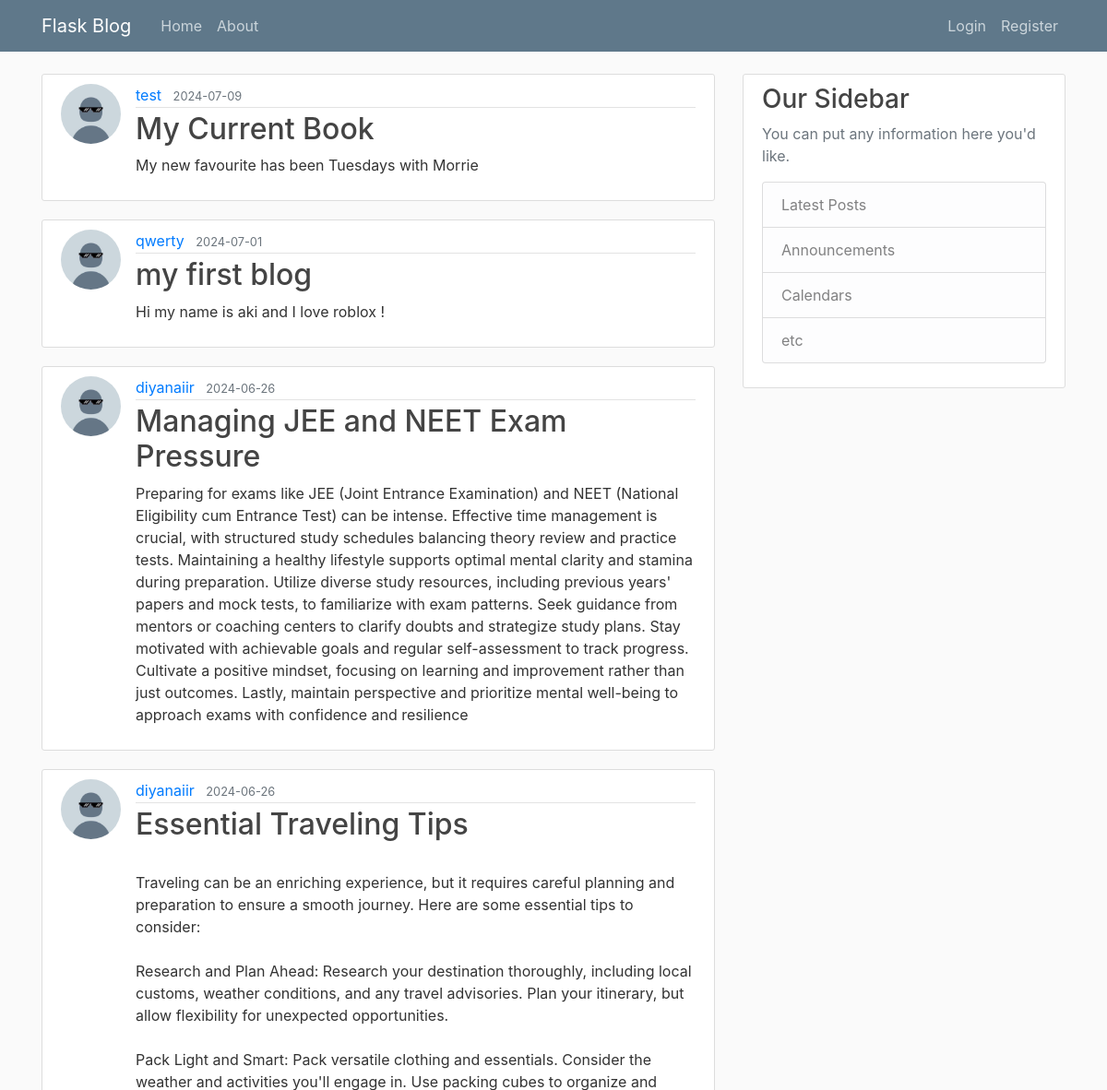
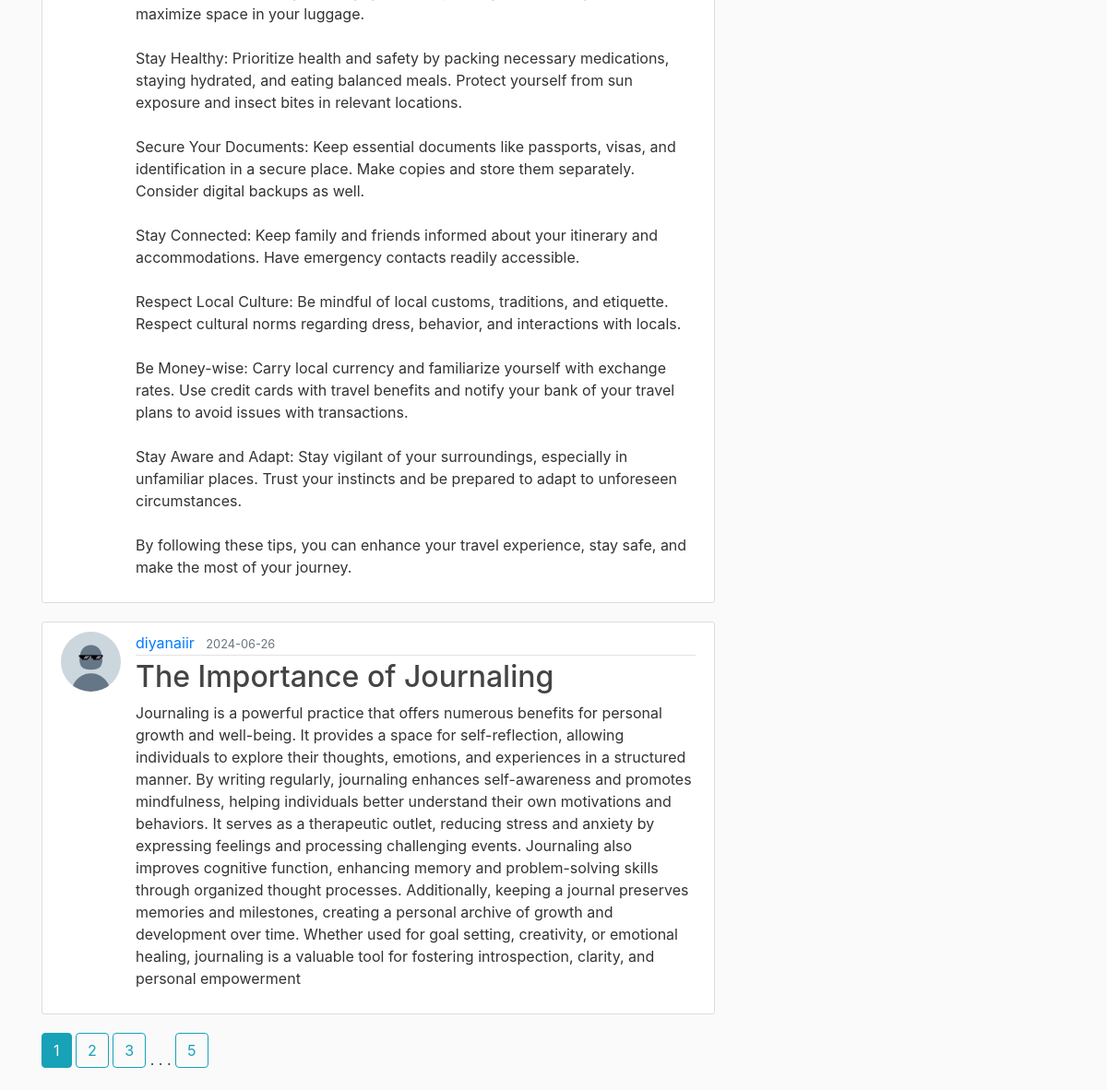
The page /home on the database its author committed (2 pictures, top to bottom).
### flaskblog/models.py (models this page shows, shortened)
class Post(db.Model):
    id =db.Column(db.Integer, primary_key=True)
    title =db.Column(db.String(100), nullable=False)
    date_posted = db.Column(db.DateTime,nullable=False,default=lambda: datetime.now(pytz.utc))
    content =db.Column(db.Text,nullable=False)
    user_id = db.Column(db.Integer,db.ForeignKey('user.id'),nullable=False)

class User(db.Model, UserMixin):
    id = db.Column(db.Integer, primary_key=True)
    username = db.Column(db.String(20), unique=True,nullable=False)
    email = db.Column(db.String(120), unique=True,nullable=False)
    image_file = db.Column(db.String(20),nullable=False, default = 'default.jpg') #we will later hash the images files
    password= db.Column(db.String(60), nullable=False)
    posts=db.relationship('Post',backref='author', lazy=True) #posts attribute has a relationship to the Post model, backref helps to provide the user who wrote the post, 'lazy' sql alchemy loads the data in one go

### flaskblog/main/routes.py (the view)
@main.route("/")
@main.route("/home")
def home():
    page = request.args.get('page',1,type=int) #to grab the page we want
    posts=Post.query.order_by(Post.date_posted.desc()).paginate(page= page, per_page=5)
    return render_template('home.html',posts1=posts) #no title is passed hence default used

### flaskblog/templates/home.html
{% extends "layouts.html" %}
{% block content %}
{% for post in posts1.items%}
<article class="media content-section">
  <img class="rounded-circle article-img" src="{{url_for('static', filename='profile_pics/'+ post.author.image_file) }}">
  <div class="media-body">
      <div class="article-metadata">
        <a class="mr-2" href="{{ url_for('users.user_posts', username=post.author.username)}}">{{ post.author.username }}</a>
        <small class="text-muted">{{ post.date_posted.strftime('%Y-%m-%d') }}</small>
      </div>
      <h2><a class="article-title" href="{{url_for('posts.post', post_id=post.id) }}">{{ post.title }}</a></h2>
      <p class="article-content">{{ post.content }}</p>
    </div>
  </article>
    {% endfor %}
  {% for page_num in posts1.iter_pages(left_edge=1,right_edge=1, left_current=1, right_current=2) %}
    {% if page_num %}
      {% if posts1.page==page_num %}
        <a class="btn btn-info mb-4 " href ="{{url_for('main.home',page=page_num)}}">{{ page_num }} </a>
      {% else %}
        <a class="btn btn-outline-info mb-4 " href ="{{url_for('main.home',page=page_num)}}">{{ page_num }} </a>
      {% endif %}
    {% else %}
        . . .
    {% endif %}
  {% endfor %}
{% endblock content %}

### flaskblog/static/main.css (style rules this page uses)
body { background: #fafafa; color: #333333; margin-top: 5rem; }
h1, h2, h3, h4, h5, h6 { color: #444444; }
.content-section { background: #ffffff; padding: 10px 20px; border: 1px solid #dddddd; border-radius: 3px; margin-bottom: 20px; }
.article-title { color: #444444; }
.article-content { white-space: pre-line; }
.article-img { height: 65px; width: 65px; margin-right: 16px; }
.article-metadata { padding-bottom: 1px; margin-bottom: 4px; border-bottom: 1px solid #e3e3e3 }

### rows shown on the page
Post: image_file (placeholder picture), author.username "test", date_posted "2024-07-09", title "My Current Book", content "My new favourite has been Tuesdays with Morrie"
Post: image_file (placeholder picture), author.username "qwerty", date_posted "2024-07-01", title "my first blog", content "Hi my name is aki and I love roblox !"
Post: image_file (placeholder picture), author.username "diyanaiir", date_posted "2024-06-26", title "Managing JEE and NEET Exam Pressure", content "Preparing for exams like JEE (Joint Entrance Examination) and NEET (National Eligibility cum Entrance Test) can be intense. Effective time management is crucial, with structured study schedules balancing theory review and practice tests. Maintaining a healthy lifestyle supports optimal mental clarity and stamina during preparation. Utilize diverse study resources, including previous years' papers and mock tests, to familiarize with exam patterns. Seek guidance from mentors or coaching centers to clarify doubts and strategize study plans. Stay motivated with achievable goals and regular self-assessment to track progress. Cultivate a positive mindset, focusing on learning and improvement…"
Post: image_file (placeholder picture), author.username "diyanaiir", date_posted "2024-06-26", title "Essential Traveling Tips", content "Traveling can be an enriching experience, but it requires careful planning and preparation to ensure a smooth journey. Here are some essential tips to consider: Research and Plan Ahead: Research your destination thoroughly, including local customs, weather conditions, and any travel advisories. Plan your itinerary, but allow flexibility for unexpected opportunities. Pack Light and Smart: Pack versatile clothing and essentials. Consider the weather and activities you'll engage in. Use packing cubes to organize and maximize space in your luggage. Stay Healthy: Prioritize health and safety by packing necessary medications, staying hydrated, and eating balanced meals. Protect yourself from sun…"
Post: image_file (placeholder picture), author.username "diyanaiir", date_posted "2024-06-26", title "The Importance of Journaling", content "Journaling is a powerful practice that offers numerous benefits for personal growth and well-being. It provides a space for self-reflection, allowing individuals to explore their thoughts, emotions, and experiences in a structured manner. By writing regularly, journaling enhances self-awareness and promotes mindfulness, helping individuals better understand their own motivations and behaviors. It serves as a therapeutic outlet, reducing stress and anxiety by expressing feelings and processing challenging events. Journaling also improves cognitive function, enhancing memory and problem-solving skills through organized thought processes. Additionally, keeping a journal preserves memories and…"

### other values the page prints
{{ page_num }} "1"
{{ page_num }} "2" "3" "5"
